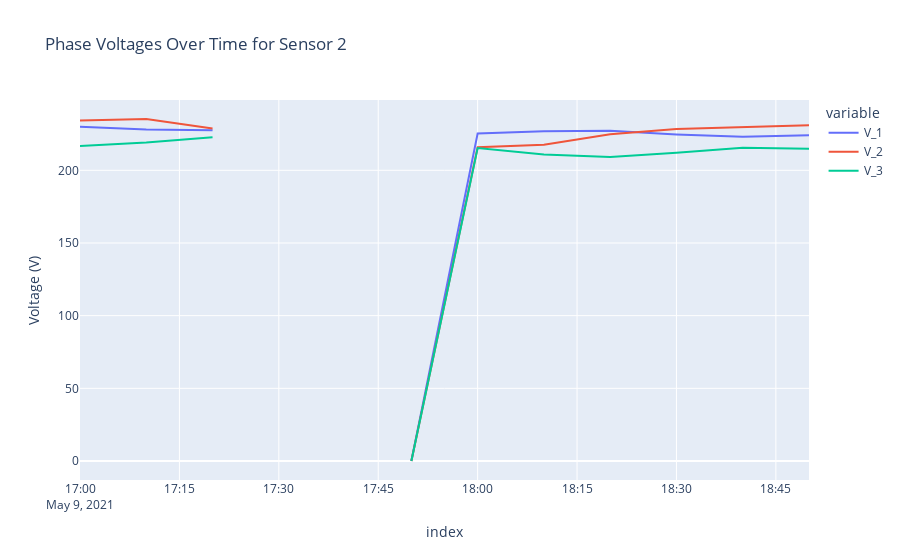

The notebook cell saved with this chart:
### Code cell
selected_range = data_vlt.loc["2021-05-09 17:00:00":"2021-05-09 18:50:00"]
fig = px.line(
    selected_range,
    x=selected_range.index,
    y=["V_1", "V_2", "V_3"],
    title="Phase Voltages Over Time for Sensor 2",
    labels={"value": "Voltage (V)", "timestamp": "Time"},
)
fig.show()

### Figure 1 — Plotly figure (JSON) as saved in the notebook; plotly's stock layout.template omitted (floating-point values rounded to 4 significant figures)
{"data": [{"hovertemplate": "variable=V_1<br>index=%{x}<br>Voltage (V)=%{y}<extra></extra>", "legendgroup": "V_1", "line": {"color": "#636efa", "dash": "solid"}, "marker": {"symbol": "circle"}, "mode": "lines", "name": "V_1", "orientation": "v", "showlegend": true, "type": "scatter", "x": ["2021-05-09T17:00:00.000000000", "2021-05-09T17:10:00.000000000", "2021-05-09T17:20:00.000000000", "2021-05-09T17:30:00.000000000", "2021-05-09T17:40:00.000000000", "2021-05-09T17:50:00.000000000", "2021-05-09T18:00:00.000000000", "2021-05-09T18:10:00.000000000", "2021-05-09T18:20:00.000000000", "2021-05-09T18:30:00.000000000", "2021-05-09T18:40:00.000000000", "2021-05-09T18:50:00.000000000"], "xaxis": "x", "y": [230.0, 228.0, 227.6, NaN, NaN, 0.0, 225.3, 226.8, 227.3, 224.7, 223.1, 224.2], "yaxis": "y"}, {"hovertemplate": "variable=V_2<br>index=%{x}<br>Voltage (V)=%{y}<extra></extra>", "legendgroup": "V_2", "line": {"color": "#EF553B", "dash": "solid"}, "marker": {"symbol": "circle"}, "mode": "lines", "name": "V_2", "orientation": "v", "showlegend": true, "type": "scatter", "x": ["2021-05-09T17:00:00.000000000", "2021-05-09T17:10:00.000000000", "2021-05-09T17:20:00.000000000", "2021-05-09T17:30:00.000000000", "2021-05-09T17:40:00.000000000", "2021-05-09T17:50:00.000000000", "2021-05-09T18:00:00.000000000", "2021-05-09T18:10:00.000000000", "2021-05-09T18:20:00.000000000", "2021-05-09T18:30:00.000000000", "2021-05-09T18:40:00.000000000", "2021-05-09T18:50:00.000000000"], "xaxis": "x", "y": [234.3, 235.3, 228.8, NaN, NaN, 0.0, 215.9, 217.6, 224.8, 228.5, 230.0, 231.0], "yaxis": "y"}, {"hovertemplate": "variable=V_3<br>index=%{x}<br>Voltage (V)=%{y}<extra></extra>", "legendgroup": "V_3", "line": {"color": "#00cc96", "dash": "solid"}, "marker": {"symbol": "circle"}, "mode": "lines", "name": "V_3", "orientation": "v", "showlegend": true, "type": "scatter", "x": ["2021-05-09T17:00:00.000000000", "2021-05-09T17:10:00.000000000", "2021-05-09T17:20:00.000000000", "2021-05-09T17:30:00.000000000", "2021-05-09T17:40:00.000000000", "2021-05-09T17:50:00.000000000", "2021-05-09T18:00:00.000000000", "2021-05-09T18:10:00.000000000", "2021-05-09T18:20:00.000000000", "2021-05-09T18:30:00.000000000", "2021-05-09T18:40:00.000000000", "2021-05-09T18:50:00.000000000"], "xaxis": "x", "y": [216.8, 219.2, 222.7, NaN, NaN, 0.0, 215.3, 210.8, 209.2, 212.0, 215.5, 214.8], "yaxis": "y"}], "layout": {"legend": {"title": {"text": "variable"}, "tracegroupgap": 0}, "title": {"text": "Phase Voltages Over Time for Sensor 2"}, "xaxis": {"anchor": "y", "domain": [0, 1], "title": {"text": "index"}}, "yaxis": {"anchor": "x", "domain": [0, 1], "title": {"text": "Voltage (V)"}}}}
